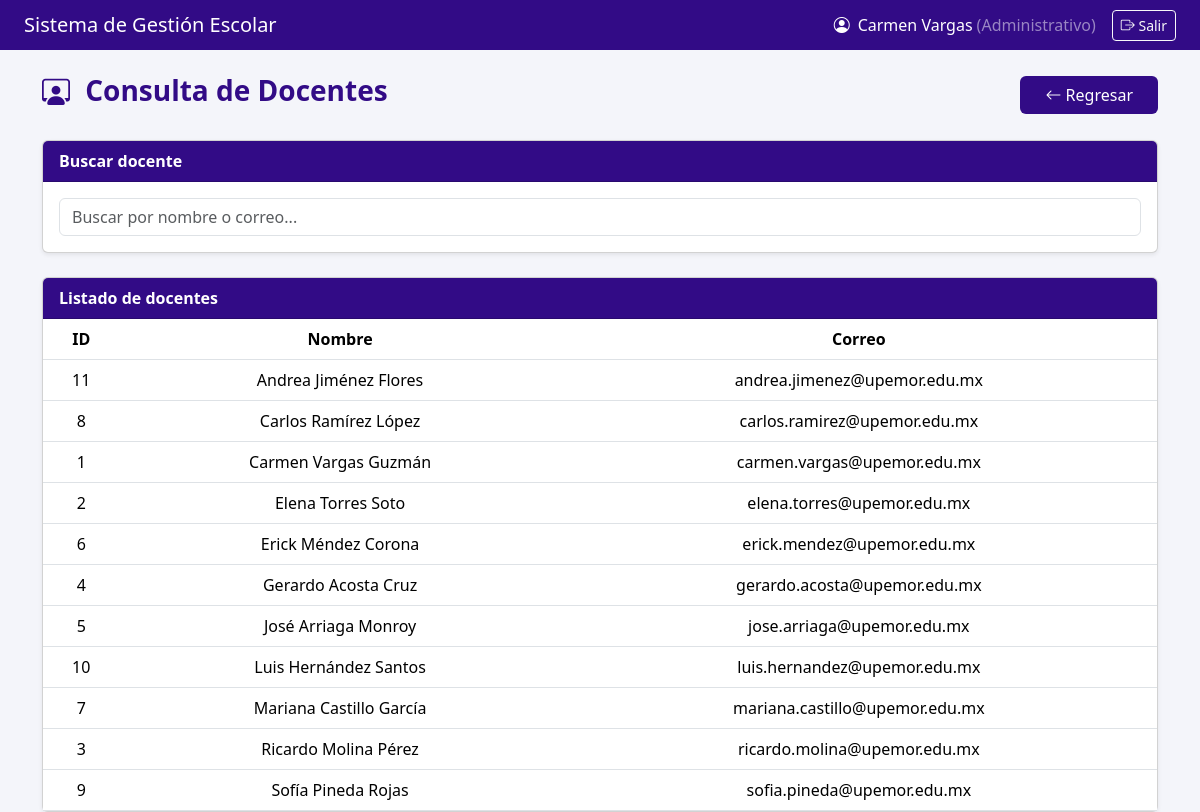
The app's page /index.php?action=consultaDocentes (signed in), older data.
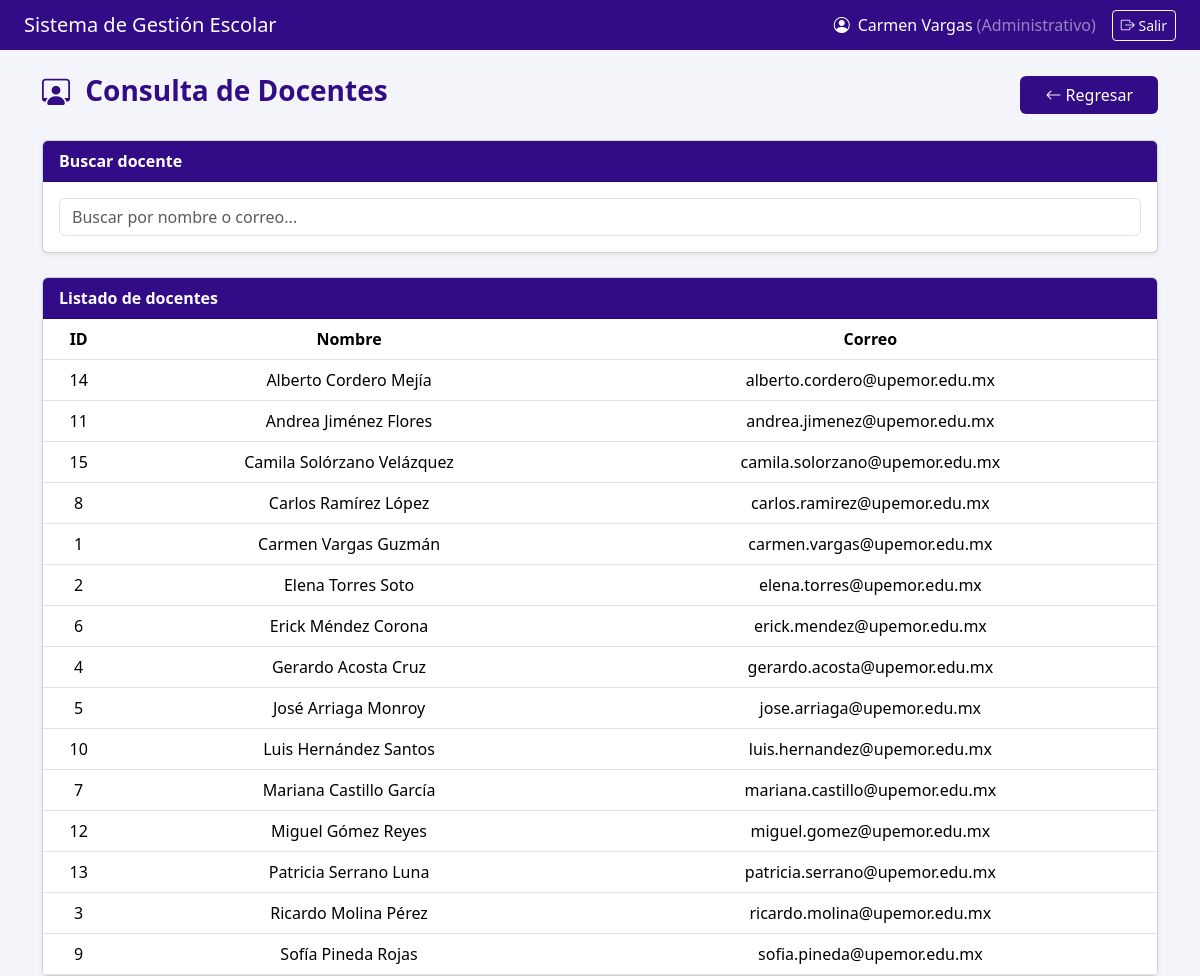
The same page, newer data.
### tables this page shows
CREATE TABLE `docentes` (
  `idDocente` int(11) NOT NULL AUTO_INCREMENT,
  `idUsuario` int(11) NOT NULL,
  PRIMARY KEY (`idDocente`),
  KEY `idUsuario` (`idUsuario`),
  CONSTRAINT `docentes_ibfk_1` FOREIGN KEY (`idUsuario`) REFERENCES `usuarios` (`idUsuario`) ON DELETE CASCADE ON UPDATE CASCADE
);

CREATE TABLE `usuarios` (
  `idUsuario` int(11) NOT NULL AUTO_INCREMENT,
  `matricula` varchar(20) NOT NULL,
  `nombres` varchar(100) NOT NULL,
  `apePaterno` varchar(50) NOT NULL,
  `apeMaterno` varchar(50) DEFAULT NULL,
  `sexo` enum('Masculino','Femenino') NOT NULL,
  `fechaNacimiento` date NOT NULL,
  `correo` varchar(100) NOT NULL,
  `contrasena` varchar(255) NOT NULL,
  `rol` enum('Administrador','Docente','Alumno','Administrativo') NOT NULL,
  `activo` tinyint(1) DEFAULT 1,
  PRIMARY KEY (`idUsuario`),
  UNIQUE KEY `matricula` (`matricula`),
  UNIQUE KEY `correo` (`correo`)
);

### app/controllers/administrativoController.php (called while the page is built, shortened)
<?php
require_once __DIR__ . '/../models/docenteModel.php';
class AdministrativoController {
    private $model;
    public function __construct($connection) {
        $this->model = new DocenteModel($connection);
    }
    public function consultaDocentes() {
        $docentes = $this->model->listarDocentes();
        require __DIR__ . '/../views/consultaDocentesView.php';
    }
}

### app/models/docenteModel.php (called while the page is built, shortened)
<?php
class DocenteModel {
    private $db;
    public function __construct($connection) {
        $this->db = $connection;
    }
        public function listarDocentes() {
            return $this->db->query("
                SELECT
                    d.idDocente,
                    u.correo,
                    CONCAT(u.nombres, ' ', u.apePaterno, ' ', u.apeMaterno) AS nombreCompleto
                FROM docentes d
                INNER JOIN usuarios u ON u.idUsuario = d.idUsuario
                ORDER BY nombreCompleto ASC
            ");
        }
}

### app/views/consultaDocentesView.php (the view, shortened to what this page needs)
<?php
$nombreUsuario = $_SESSION['usuario']['nombre'] ?? 'Usuario';
$rolUsuario    = $_SESSION['usuario']['rol'] ?? '';
?>
<!DOCTYPE html>
<html lang="es">
<head>
<link href="https://cdn.jsdelivr.net/npm/bootstrap@5.3.3/dist/css/bootstrap.min.css" rel="stylesheet">
<link href="https://cdn.jsdelivr.net/npm/bootstrap-icons@1.11.3/font/bootstrap-icons.css" rel="stylesheet">
</head>
<body>
<nav class="navbar navbar-dark px-4">
  <span class="navbar-brand h5 mb-0 text-white">Sistema de Gestión Escolar</span>
  <div class="text-white d-flex align-items-center">
      <i class="bi bi-person-circle me-2"></i>
      <?= $nombreUsuario ?>
      <span class="text-white-50 ms-1">(<?= $rolUsuario ?>)</span>
      <a href="<?= BASE_URL ?>index.php?action=logout" class="btn btn-outline-light btn-sm ms-3">
        <i class="bi bi-box-arrow-right"></i> Salir
      </a>
  </div>
</nav>
<div class="container mt-4">
    <div class="d-flex justify-content-between align-items-center mb-4">
        <h3 class="fw-bold" style="color: var(--primary);">
            <i class="bi bi-person-workspace me-2"></i> Consulta de Docentes
        </h3>
        <a href="<?= BASE_URL ?>index.php?action=dashboard_administrativo" class="btn btn-regresar px-4">
            <i class="bi bi-arrow-left"></i> Regresar
        </a>
    </div>
    <div class="card shadow-sm mb-4">
        <div class="card-header">Buscar docente</div>
        <div class="card-body">
            <input type="text" id="buscarDocente" class="form-control" placeholder="Buscar por nombre o correo...">
        </div>
    </div>
    <div class="card shadow-sm">
        <div class="card-header">Listado de docentes</div>
        <div class="card-body p-0">
            <table class="table table-hover mb-0" id="tablaDocentes">
                <thead class="text-center">
                    <tr>
                        <th>ID</th>
                        <th>Nombre</th>
                        <th>Correo</th>
                    </tr>
                </thead>
                <tbody class="text-center">
                    <?php while($d = $docentes->fetch_assoc()): ?>
                        <tr>
                            <td><?= $d['idDocente'] ?></td>
                            <td><?= htmlspecialchars($d['nombreCompleto']) ?></td>
                            <td><?= htmlspecialchars($d['correo']) ?></td>
                        </tr>
                    <?php endwhile; ?>
                </tbody>
            </table>
        </div>
    </div>
</div>
</body>
</html>

### index.php (shortened to what this page needs)
<?php
require_once __DIR__ . '/app/controllers/userController.php';
$action = $_GET['action'] ?? 'login';
switch ($action) {
    case 'consultaDocentes':
        require_once 'app/controllers/administrativoController.php';
        $controller = new AdministrativoController($connection);
        $controller->consultaDocentes();
        break;
}

### app/views/consultaDocentesView.php (style rules this page uses)
:root { --primary: #320B86; --primary-dark: #320B86; }
body { background: #f4f5fa; }
.navbar { background: var(--primary); }
.btn-regresar { background: var(--primary); color: white; border-radius: 6px; }
.card-header { background: var(--primary); color: white; font-weight: 600; }
.table thead { background: var(--primary); color: white; }

Row changes from the older to the newer data that the page shows:
added docentes: idDocente "14", nombreCompleto "Alberto Cordero Mejía", idUsuario.correo "alberto.cordero@upemor.edu.mx"
added docentes: idDocente "15", nombreCompleto "Camila Solórzano Velázquez", idUsuario.correo "camila.solorzano@upemor.edu.mx"
added docentes: idDocente "12", nombreCompleto "Miguel Gómez Reyes", idUsuario.correo "miguel.gomez@upemor.edu.mx"
added docentes: idDocente "13", nombreCompleto "Patricia Serrano Luna", idUsuario.correo "patricia.serrano@upemor.edu.mx"
